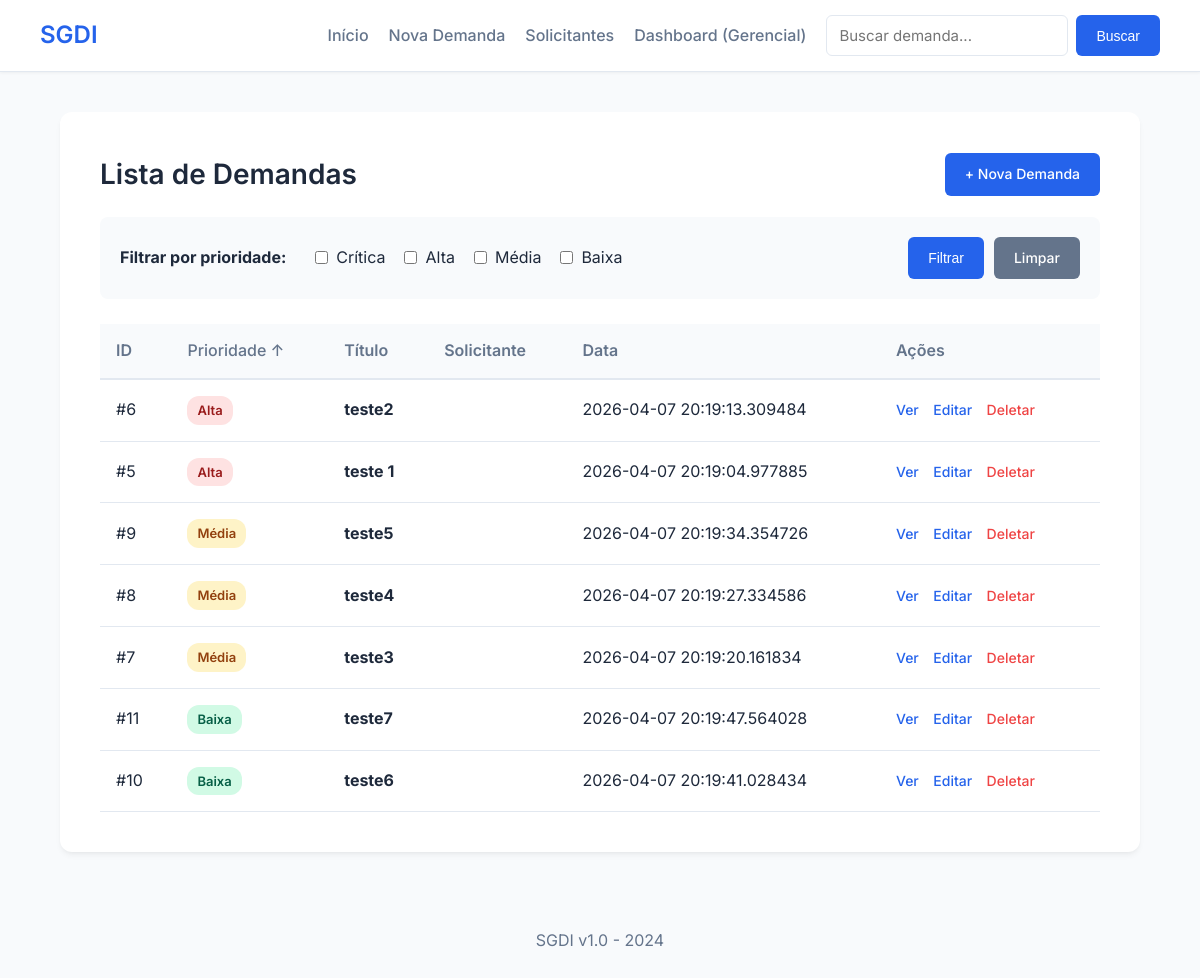
Before: / with the older database file.
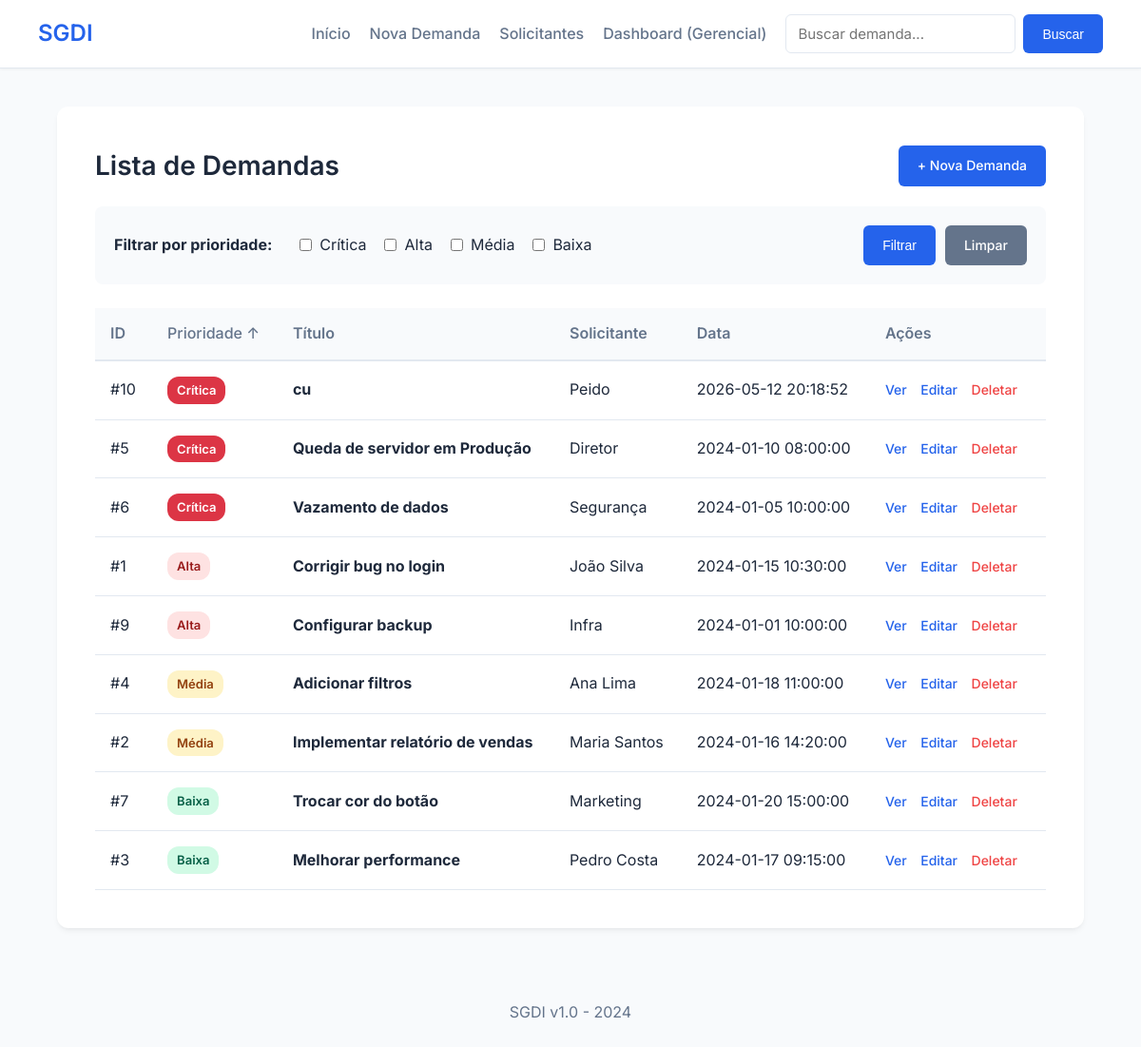
After: the same page with the newer database file.
### tables this page shows
CREATE TABLE demandas (
    id INTEGER PRIMARY KEY AUTOINCREMENT,
    titulo TEXT,
    descricao TEXT,
    solicitante TEXT,
    data_criacao TEXT,
    nivel_prioridade TEXT,
    status TEXT,
    responsavel TEXT,
    data_conclusao TEXT,
    prazo TEXT
);

### app.py (the view)
@app.route('/')
def index():
    prioridades = request.args.getlist('prioridade[]')
    ordem = request.args.get('ordem', 'asc')
    prioridades = [p.lower() for p in prioridades]
    conn = get_db()
    cursor = conn.cursor()
    query = "SELECT * FROM demandas"
    params = []
    if prioridades:
        placeholders = ','.join(['?'] * len(prioridades))
        query += f' WHERE LOWER(nivel_prioridade) IN ({placeholders})'
        params.extend(prioridades)
    order_clause = '''
        CASE
            WHEN LOWER(nivel_prioridade) IN ("crítica", "critica") THEN 1
            WHEN LOWER(nivel_prioridade) = "alta" THEN 2
            WHEN LOWER(nivel_prioridade) IN ("média","media") THEN 3
            WHEN LOWER(nivel_prioridade) = "baixa" THEN 4
            ELSE 5
        END
    '''
    if ordem == 'desc':
        query += f' ORDER BY {order_clause} DESC, data_criacao DESC'
    else:
        query += f' ORDER BY {order_clause} ASC, data_criacao DESC'
    demandas = cursor.execute(query, params).fetchall()
    conn.close()
    return render_template(
        'index.html',
        demandas=demandas,
        prioridades_selecionadas=request.args.getlist('prioridade[]'),
        ordem=ordem
    )

### app.py (called while the page is built)
def get_db():
    conn = sqlite3.connect('demandas.db')
    conn.row_factory = sqlite3.Row
    return conn

### templates/index.html (shortened to what this page needs)
{% extends "base.html" %}
{% block content %}
<div style="display: flex; justify-content: space-between; align-items: center; margin-bottom: 20px;">
    <h2 style="margin: 0;">Lista de Demandas</h2>
    <a href="/nova_demanda" class="btn">+ Nova Demanda</a>
</div>
<form method="get" action="/" class="filter-form">
    <strong>Filtrar por prioridade:</strong>
    <label>
        <input type="checkbox" name="prioridade[]" value="Crítica"
        {% if 'Crítica' in prioridades_selecionadas %}checked{% endif %}>
        Crítica
    </label>
    <label>
        <input type="checkbox" name="prioridade[]" value="Alta"
        {% if 'Alta' in prioridades_selecionadas %}checked{% endif %}>
        Alta
    </label>
    <label>
        <input type="checkbox" name="prioridade[]" value="Média"
        {% if 'Média' in prioridades_selecionadas %}checked{% endif %}>
        Média
    </label>
    <label>
        <input type="checkbox" name="prioridade[]" value="Baixa"
        {% if 'Baixa' in prioridades_selecionadas %}checked{% endif %}>
        Baixa
    </label>
    <div style="margin-left: auto; display: flex; gap: 10px;">
        <button type="submit">Filtrar</button>
        <a href="/" class="btn btn-secondary">Limpar</a>
    </div>
</form>
<table>
    <thead>
        <tr>
            <th>ID</th>
            <th>
                <a href="/?{% for p in prioridades_selecionadas %}prioridade[]={{p}}&{% endfor %}ordem={% if ordem == 'asc' %}desc{% else %}asc{% endif %}" style="color: inherit;">
                    Prioridade {% if ordem == 'asc' %}↑{% else %}↓{% endif %}
                </a>
            </th>
            <th>Título</th>
            <th>Solicitante</th>
            <th>Data</th>
            <th>Ações</th>
        </tr>
    </thead>
    <tbody>
        {% for demanda in demandas %}
        <tr>
            <td>#{{ demanda['id'] }}</td>
            <td>
                {% if demanda['nivel_prioridade']|lower in ['crítica','critica'] %}
                    <span class="badge badge-critica" style="background:#dc3545; color:#fff;">Crítica</span>
                {% elif demanda['nivel_prioridade']|lower == 'alta' %}
                    <span class="badge badge-alta">Alta</span>
                {% elif demanda['nivel_prioridade']|lower in ['média','media'] %}
                    <span class="badge badge-media">Média</span>
                {% else %}
                    <span class="badge badge-baixa">Baixa</span>
                {% endif %}
            </td>
            <td><strong>{{ demanda['titulo'] }}</strong></td>
            <td>{{ demanda['solicitante'] }}</td>
            <td>{{ demanda['data_criacao'] }}</td>
            <td class="action-links">
                <a href="/detalhes/{{ demanda['id'] }}">Ver</a>
                <a href="/editar/{{ demanda['id'] }}">Editar</a>
                <a href="/deletar/{{ demanda['id'] }}" class="delete-link">Deletar</a>
            </td>
        </tr>
        {% else %}
        <tr>
            <td colspan="6" style="text-align: center; color: var(--text-muted); padding: 30px;">Nenhuma demanda encontrada.</td>
        </tr>
        {% endfor %}
    </tbody>
</table>
{% endblock %}

### templates/base.html (shortened to what this page needs)
<!DOCTYPE html>
<html lang="pt-BR">
<head>
    <link rel="stylesheet" href="{{ url_for('static', filename='style.css') }}">
</head>
<body>
    <header class="header">
        <h1>SGDI</h1>
        <nav class="menu">
            <a href="/">Início</a>
            <a href="/nova_demanda">Nova Demanda</a>
            <a href="/solicitantes">Solicitantes</a>
            <a href="/dashboard">Dashboard (Gerencial)</a>
            <form action="/buscar" method="GET" class="search-form">
                <input type="text" name="q" placeholder="Buscar demanda...">
                <button type="submit">Buscar</button>
            </form>
        </nav>
    </header>
    <main class="container">
        {% block content %}{% endblock %}
    </main>
    <footer class="footer">
        <p>SGDI v1.0 - 2024</p>
    </footer>
</body>
</html>

### static/style.css (style rules this page uses)
:root { --primary-color: #2563eb; --primary-hover: #1d4ed8; --bg-color: #f8fafc; --card-bg: #ffffff; --text-main: #1e293b; --text-muted: #64748b; --border-color: #e2e8f0; --danger-color: #ef4444; --danger-hover: #dc2626; --success-color: #10b981; --warning-color: #f59e0b; }
body { font-family: 'Inter', sans-serif; background-color: var(--bg-color); color: var(--text-main); padding: 0; margin: 0; line-height: 1.6; display: flex; flex-direction: column; min-height: 100vh; }
.header { background-color: var(--card-bg); border-bottom: 1px solid var(--border-color); padding: 15px 40px; display: flex; justify-content: space-between; align-items: center; box-shadow: 0 1px 3px rgba(0, 0, 0, 0.05); }
.header h1 { margin: 0; color: var(--primary-color); font-size: 24px; font-weight: 600; }
.menu { display: flex; align-items: center; gap: 20px; }
.menu a { color: var(--text-muted); text-decoration: none; font-weight: 500; transition: color 0.2s; }
.search-form { display: flex; gap: 8px; }
.search-form input { margin: 0; padding: 8px 12px; }
.container { max-width: 1000px; margin: 40px auto; background: var(--card-bg); padding: 40px; border-radius: 12px; box-shadow: 0 4px 6px -1px rgba(0, 0, 0, 0.05), 0 2px 4px -2px rgba(0, 0, 0, 0.05); flex: 1; width: 90%; }
h2 { margin-top: 0; color: var(--text-main); font-size: 28px; margin-bottom: 24px; font-weight: 600; }
.footer { background-color: transparent; color: var(--text-muted); text-align: center; padding: 20px; margin-top: auto; }
button, .btn { background-color: var(--primary-color); color: white; padding: 10px 20px; border: none; border-radius: 6px; cursor: pointer; font-weight: 500; font-size: 14px; transition: background-color 0.2s, transform 0.1s; text-decoration: none; display: inline-block; }
button[type="button"], .btn-secondary { background-color: var(--text-muted); }
form label { display: block; margin-bottom: 6px; font-weight: 500; color: var(--text-main); }
input[type="text"], textarea, select { width: 100%; padding: 10px 12px; border: 1px solid var(--border-color); border-radius: 6px; font-size: 15px; font-family: inherit; box-sizing: border-box; transition: border-color 0.2s; background-color: #fff; }
.filter-form { background-color: var(--bg-color); padding: 20px; border-radius: 8px; display: flex; align-items: center; gap: 15px; margin-bottom: 25px; }
.filter-form label { margin: 0; display: flex; align-items: center; gap: 5px; cursor: pointer; font-weight: normal; }
.filter-form strong { margin-right: 10px; }
table { width: 100%; border-collapse: separate; border-spacing: 0; margin-top: 10px; }
th { text-align: left; padding: 14px 16px; background-color: var(--bg-color); color: var(--text-muted); font-weight: 600; border-bottom: 2px solid var(--border-color); }
td { padding: 16px; border-bottom: 1px solid var(--border-color); vertical-align: middle; }
tbody tr { transition: background-color 0.15s; }
table a { text-decoration: none; color: var(--primary-color); font-weight: 500; }
.action-links a { margin-right: 10px; font-size: 14px; }
.action-links a.delete-link { color: var(--danger-color); }
.badge { padding: 4px 10px; border-radius: 12px; font-size: 13px; font-weight: 600; display: inline-block; }
.badge-alta { background-color: #fee2e2; color: #991b1b; }
.badge-media { background-color: #fef3c7; color: #92400e; }
.badge-baixa { background-color: #d1fae5; color: #065f46; }

Changed rows visible on the page:
removed demandas: id "8", nivel_prioridade "Média", titulo "teste4", data_criacao "2026-04-07 20:19:27.334586"
removed demandas: id "11", nivel_prioridade "Baixa", titulo "teste7", data_criacao "2026-04-07 20:19:47.564028"
changed demandas id 10: titulo "teste6" → "cu"; solicitante (not shown) → "Peido"; data_criacao "2026-04-07 20:19:41.028434" → "2026-05-12 20:18:52"; nivel_prioridade "Baixa" → "Crítica"; moves up the list
changed demandas id 5: titulo "teste 1" → "Queda de servidor em Produção"; solicitante (not shown) → "Diretor"; data_criacao "2026-04-07 20:19:04.977885" → "2024-01-10 08:00:00"; nivel_prioridade "Alta" → "Crítica"; moves down the list
changed demandas id 6: titulo "teste2" → "Vazamento de dados"; solicitante (not shown) → "Segurança"; data_criacao "2026-04-07 20:19:13.309484" → "2024-01-05 10:00:00"; nivel_prioridade "Alta" → "Crítica"
added demandas: id "1", nivel_prioridade "Alta", titulo "Corrigir bug no login", solicitante "João Silva", data_criacao "2024-01-15 10:30:00"
changed demandas id 9: titulo "teste5" → "Configurar backup"; solicitante (not shown) → "Infra"; data_criacao "2026-04-07 20:19:34.354726" → "2024-01-01 10:00:00"; nivel_prioridade "Média" → "Alta"
added demandas: id "4", nivel_prioridade "Média", titulo "Adicionar filtros", solicitante "Ana Lima", data_criacao "2024-01-18 11:00:00"
added demandas: id "2", nivel_prioridade "Média", titulo "Implementar relatório de vendas", solicitante "Maria Santos", data_criacao "2024-01-16 14:20:00"
changed demandas id 7: titulo "teste3" → "Trocar cor do botão"; solicitante (not shown) → "Marketing"; data_criacao "2026-04-07 20:19:20.161834" → "2024-01-20 15:00:00"; nivel_prioridade "Média" → "Baixa"
added demandas: id "3", nivel_prioridade "Baixa", titulo "Melhorar performance", solicitante "Pedro Costa", data_criacao "2024-01-17 09:15:00"
